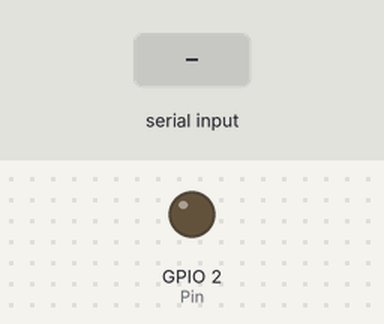
Recording of a sketch running on a simulated ESP32. On the bench: output pins drawn as LEDs (lit = HIGH). The inputs (shaded band) are chosen by the test bench. Nothing arrives over Bluetooth unless stated.

Above: at 1.2 s.
1.3 s: "1" received over the second serial link
At 1.6 s:
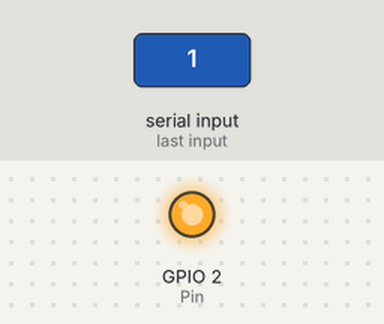
2.8 s: "0" received over the second serial link
At 3.1 s:
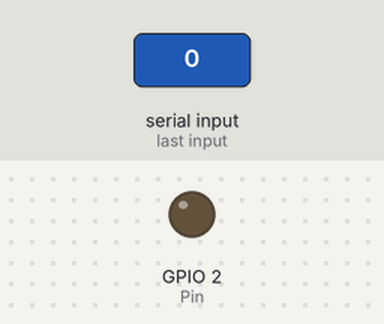
Timing chart, 0 to 5.8 s (numbered marks = the images above; inputs shaded):
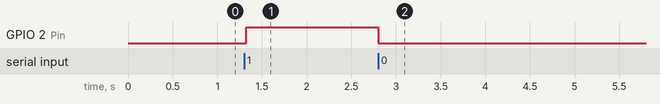

The sketch:

Checking_the_bluetooth_of_ESP32.ino
```cpp
/*
This code is for controlling the led of ESP32 using bluetooth.
*/
#include "BluetoothSerial.h"
BluetoothSerial SerialBT;
int Pin = 2;
char getValueFromBluetooth;

void setup() {
  SerialBT.begin("Abhinav_ESP32");
  pinMode(Pin,OUTPUT);
}

void loop() {
    if (SerialBT.available()){
      getValueFromBluetooth = SerialBT.read();
    }
  if (getValueFromBluetooth == '0') {
    digitalWrite(Pin,LOW);
  }
  if (getValueFromBluetooth == '1') {
    digitalWrite(Pin,HIGH);
  }
  delay(30);
}
```

Measured:
- after the input at 1.3 s, GPIO 2 (Pin): LOW → HIGH at once
- after the input at 2.8 s, GPIO 2 (Pin): HIGH → LOW at once
